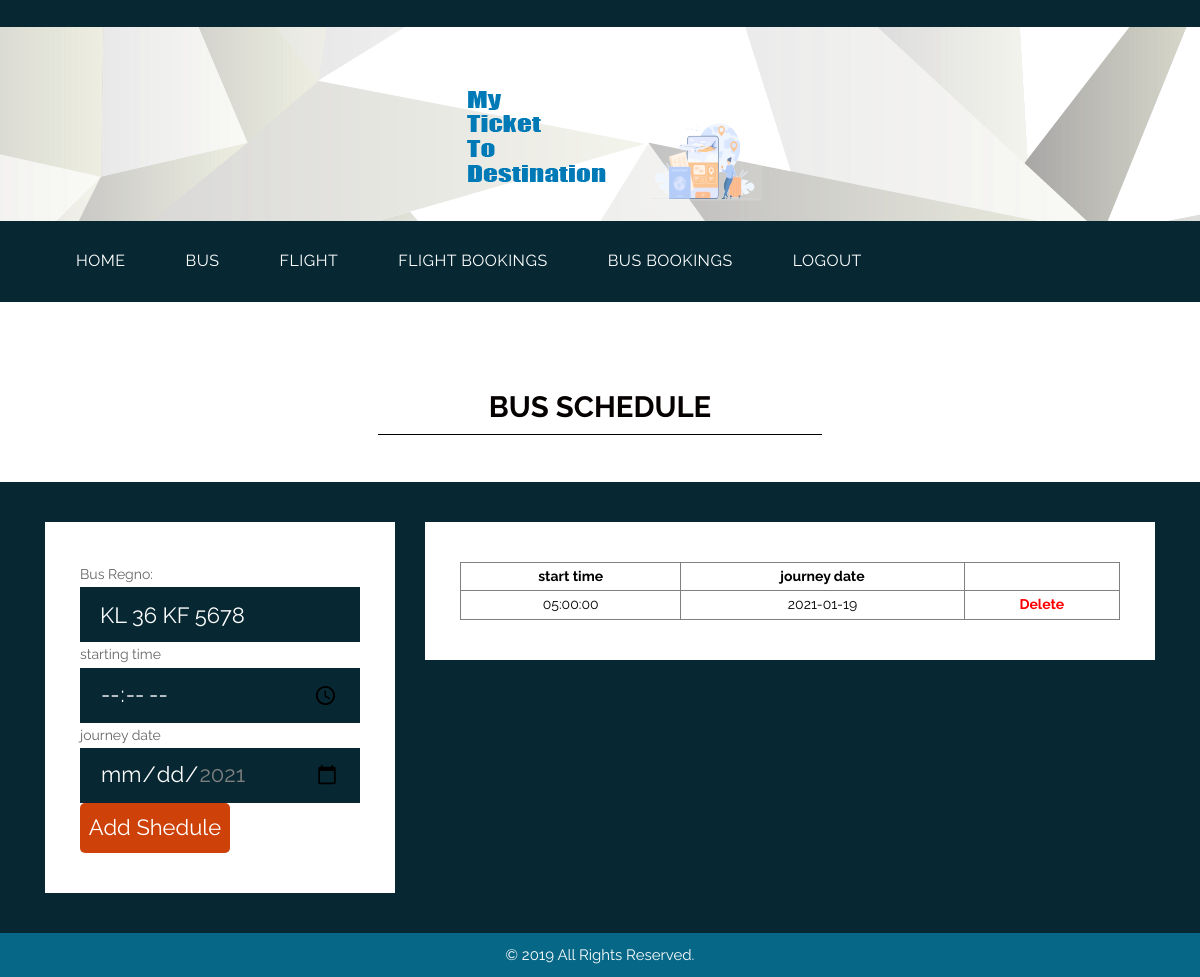
/shedule.php?bid=1, run on the app's committed database.
### tables this page shows
CREATE TABLE `tbl_bus` (
  `bid` int(11) NOT NULL AUTO_INCREMENT,
  `bregno` varchar(20) NOT NULL,
  `src` varchar(20) NOT NULL,
  `dest` varchar(20) NOT NULL,
  `seat_capacity` int(11) NOT NULL,
  `bus_type` varchar(20) NOT NULL,
  `cid` int(11) DEFAULT NULL,
  PRIMARY KEY (`bid`)
);

CREATE TABLE `tbl_shedule` (
  `scid` int(11) NOT NULL AUTO_INCREMENT,
  `bid` int(11) NOT NULL,
  `stime` time NOT NULL,
  `jdate` date NOT NULL,
  `status` varchar(20) NOT NULL,
  `bnot` int(11) DEFAULT NULL,
  PRIMARY KEY (`scid`)
);

### DatabaseCon.php (called while the page is built, shortened)
<?php
class DatabaseCon {
private $dbhost = 'localhost:3306';
private $dbuser = 'root';
private $dbpass = '';
private $conn;
   function __construct()
   		 {
      		$this->conn = mysql_connect($this->dbhost, $this->dbuser, $this->dbpass);
        }
   function selectData($str)
   {
   $retval=mysql_query($str,$this->conn);
   return $retval;
   }
}
?>

### shedule.php (the view, shortened to what this page needs)
<!DOCTYPE html>
<html lang="en">
<head>
<link rel="stylesheet" type="text/css" href="css/bootstrap.min.css">
<link rel="stylesheet" type="text/css" href="css/style.css">
<link rel="stylesheet" href="css/responsive.css">
<link rel="stylesheet" href="css/jquery.mCustomScrollbar.min.css">
<link rel="stylesheet" href="https://netdna.bootstrapcdn.com/font-awesome/4.0.3/css/font-awesome.css">
<link rel="stylesheet" href="css/owl.carousel.min.css">
<link rel="stylesheet" href="css/owl.theme.default.min.css">
<link rel="stylesheet" href="https://cdnjs.cloudflare.com/ajax/libs/fancybox/2.1.5/jquery.fancybox.min.css" media="screen">
</head>
<body>
	<div class="header_main">
		<div class="container">
			<div class="logo"><a href="#"><img src="images/logo1.png"></a></div>
		</div>
	</div>
	<div class="header">
		<div class="container">
            <div class="col-sm-12">
                 <div class="menu-area">
                    <nav class="navbar navbar-expand-lg ">
                        <div class="collapse navbar-collapse" id="navbarSupportedContent">
                            <ul class="navbar-nav mr-auto">
                           <li class="nav-item active">
                                <a class="nav-link" href="companyhome.php">HOME<span class="sr-only">(current)</span></a> </li>
                                <li class="nav-item">
                                <a class="nav-link" href="addbus.php">BUS</a></li>
                                <li class="nav-item">
                                <a class="nav-link"  href="addflight.php">FLIGHT</a></li>
                                <li class="nav-item">
                                <a class="nav-link"  href="vfbook1.php">FLIGHT BOOKINGS</a></li>
                                <li class="nav-item">
                                <a class="nav-link"  href="vbbook1.php">BUS BOOKINGS</a></li>
                                <li class="#" href="#">
      	                        <a class="nav-link" href="index.html">LOGOUT</a></li>
</ul>
                        </div>
                    </nav>
                </div>
            </div>
        </div>
    </div>
    <div class="contact_main">
    <div class="touch_section">
        <div class="container">
            <h1 class="touch_text">BUS SCHEDULE</h1>
        </div>
    </div>
    <div class="lets_touch_main">
        <div class="container">
            <div class="row">
                <div class="col-md-4">
                    <div class="input_main">
                       <div class="container">
<?php include('DatabaseCon.php');
	$db=new DatabaseCon();
	$bid=$_GET['bid'];
	$s="select bregno from tbl_bus where bid='$bid'";
	$rs=$db->selectData($s);
	$row=mysql_fetch_array($rs);
	?>
<form action="addshaction.php" method="get">
<tr> <th>Bus Regno:</th> <td> <input type="text" name="b" value="<?php	echo $row['bregno'];?>" required class="email-bt"> </td> </tr>
<tr> <th>starting time</th><td> <input type="time" name="st" required class="email-bt"> </td> </tr>
<tr> <th>journey date</th> <td><input type="date" name="jd" min="<?php echo Date('Y-m-d');  ?>" max="<?php $effectiveDate = strtotime("+4 months", strtotime(Date("Y-m-d")));
																											echo $time = Date("Y-m-d", $effectiveDate);?>"required class="email-bt"> </td> </tr>
<tr><th></th><td><input type="submit" value="Add Shedule" style="background: #ce4109;
    border: none;
    color: #fff;
    width: 150px;
    height: 50px;
    border-radius: 5px;
    font-size: 22px;"></td></tr>
</form>
                    </div>
                </div>
				</DIV>
                <div class="col-md-8">
                    <div class="row">
                        <div class="col-12">
                        <div class="input_main">
                       <div class="container">
						<table border="1" style="width:100%;text-align:center;color:black">
<tr>
<th>start time</th>
<th>journey date</th>
</tr>
<?php
	$s="select * from tbl_shedule where bid='$bid'";
	$rs=$db->selectData($s);
	while($row=mysql_fetch_array($rs)){
		?>
		<tr>
		<td><?php echo $row['stime']; ?> </td>
		<td><?php echo $row['jdate']; ?> </td>
		<th><a href="deleteflpass.php?bid=<?php echo $row['scid']; ?>&mod=debush" style="color:red">Delete</a></th>
		</tr>
	<?php } ?>
	</table>  </div>
                    </div>
                        </div>
                    </div>
                </div>
            </div>
        </div>
    </div>
  <div class="copyright">
        <div class="container">
            <div class="row">
                <div class="col-sm-12">
                   <p class="copyright_text">© 2019 All Rights Reserved.</p>
                </div>
            </div>
        </div>
    </div>
</body>
</html>

### css/style.css (style rules this page uses)
* { box-sizing: border-box !important; transition: ease all 0.5s; }
html { scroll-behavior: smooth; }
body { color: #666666; font-size: 14px; font-family: 'Raleway', sans-serif;; line-height: 1.80857; font-weight: normal; overflow-x: hidden; }
a { color: #1f1f1f; text-decoration: none !important; outline: none !important; -webkit-transition: all .3s ease-in-out; -moz-transition: all .3s ease-in-out; -ms-transition: all .3s ease-in-out; -o-transition: all .3s ease-in-out; transition: all .3s ease-in-out; }
h1, h2, h3, h4, h5, h6 { letter-spacing: 0; font-weight: normal; position: relative; padding: 0 0 10px 0; font-weight: normal; line-height: normal; color: #111111; margin: 0 }
h1 { font-size: 24px }
*, *::after, *::before { -webkit-box-sizing: border-box; -moz-box-sizing: border-box; box-sizing: border-box; }
ul, li, ol { margin: 0px; padding: 0px; list-style: none; }
p { margin: 20px; font-weight: 400; font-size: 15px; line-height: 24px; }
a { color: #ffffff; text-decoration: none; outline: none !important; }
.header_main { width: 100%; float: left; background-image: url(../images/header.png); height: auto; padding-top: 20px; padding-bottom: 40px; }
.logo { width: 100%; float: left; text-align: center; margin-top: 55px; }
.header { width: 100%; width: 100%; float: left; background-color: #072833; padding-bottom: 10px; padding-top: 10px; }
.header_main { width: 100%; float: left; background-image: url(../images/header.png); height: auto; padding-bottom: 20px; }
.navbar-expand-lg .navbar-nav .nav-link { padding-right: 60px; padding-left: 0; color: #fff; font-size: 16px; letter-spacing: 0.5px; }
.navbar-nav.mr-auto { width: 100%; margin: 0; display: block; }
.navbar-nav.mr-auto li { float: left; }
.touch_section { width: 100%; padding-top: 57px; margin-bottom: 47px; display: inline-block !important; }
.touch_text { width: 27%; margin: 0 auto; text-align: center; border-bottom: 1px solid #000; color: #050000; font-size: 22pt; font-weight: bold; }
.lets_touch_main { width: 100%; float: left; background-color: #072833; padding-top: 40px; padding-bottom: 40PX; }
.input_main { width: 100%; float: left; background-color: #ffffff; padding: 40px 20px; }
.contact_main { width: 100%; float: left; background-color: #ffffff; padding-top: 40px; }
.copyright { width: 100%; float: left; background-color: #076787; padding-top: 10px; padding-bottom: 10px; }
.copyright_text { width: 100%; float: left; color: #fbfdfd; text-align: center; margin: 0px; }
.email-bt { background: #072833; border: none; color: #fff; width: 100%; height: 55px; font-size: 22px; padding: 20px; }
.contact_main { width: 100%; float: left; padding-top: 30px; }

### css/responsive.css (style rules this page uses)
.touch_text { width: 40%; }

### data on the page
tbl_bus: b "KL 36 KF 5678"
tbl_shedule: stime "05:00:00", jdate "2021-01-19"
